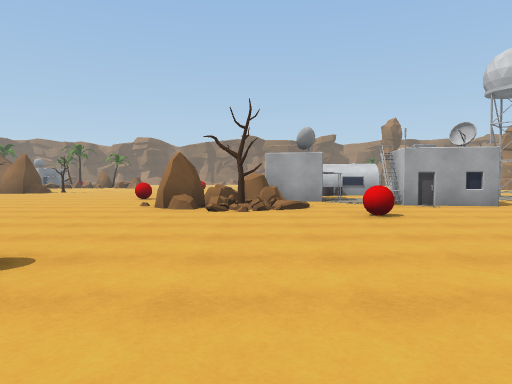
[1] (above)

24 first-person views from a walk through a Unity game level. The camera is 1.2 m above the floor, tilts 2° down and sees 70° across. The floor is counted in squares, 2 m on a side. Each view is taken from the middle of a square. On the plan, view 1 faces up. The plan holds only what a view shows up to about 10 squares ahead; the rest is blank. The place goes on beyond the plan. Some animated figures are not drawn.

[2]
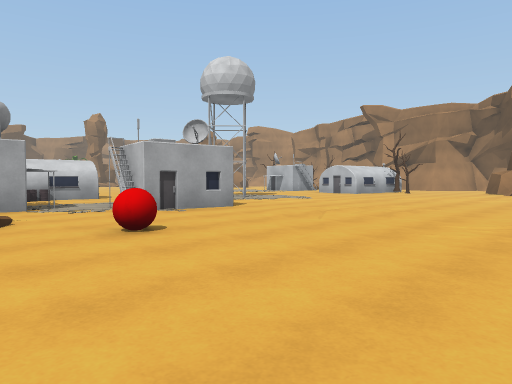

[3]
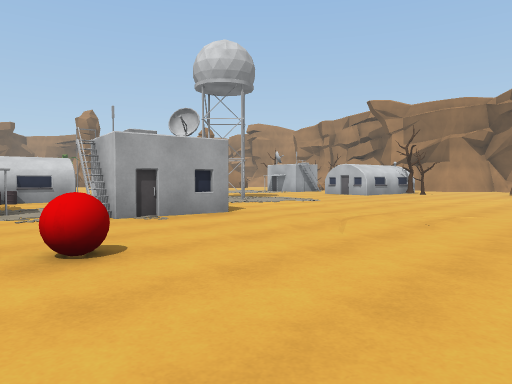

[4]
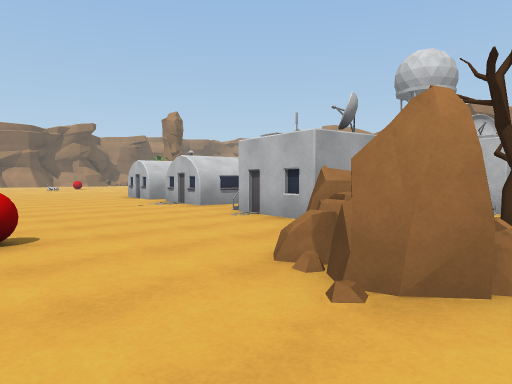

[5]
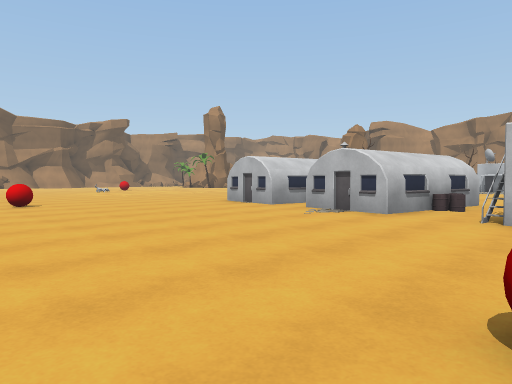

[6]
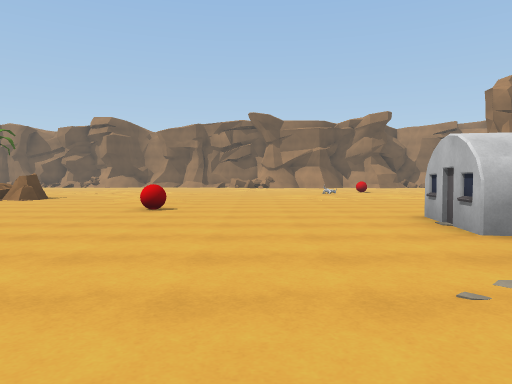

[7]
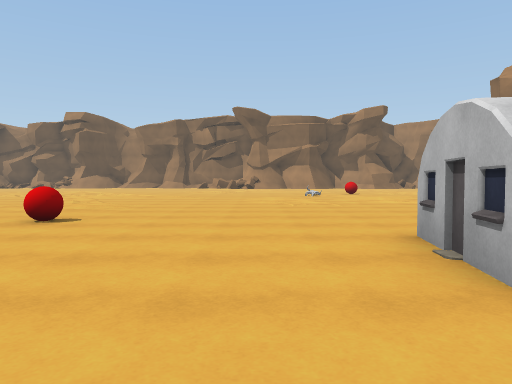

[8]
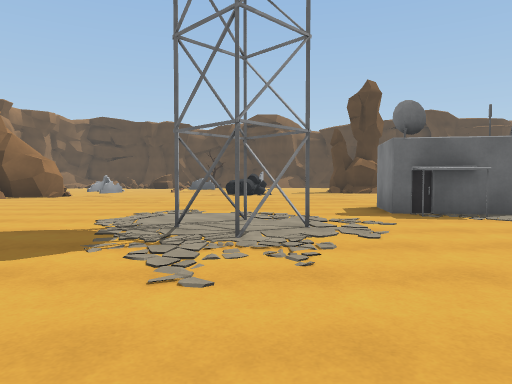

[9]
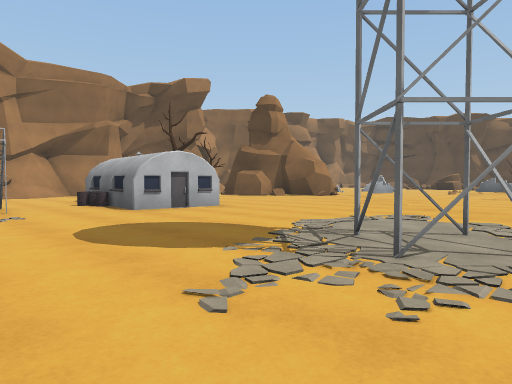

[10]
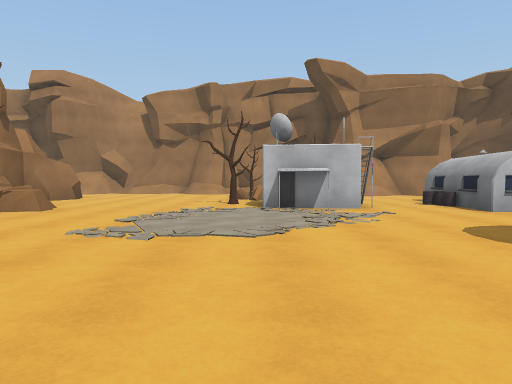

[11]
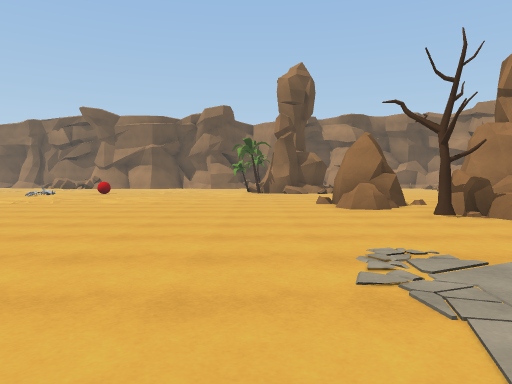

[12]
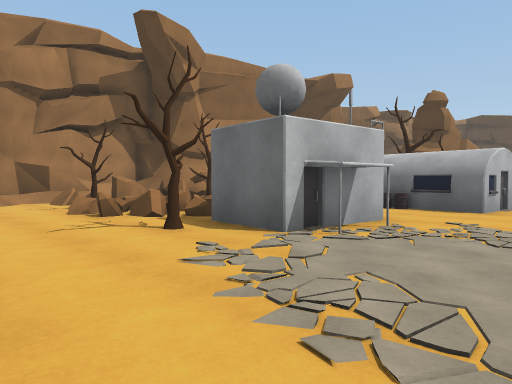

[13]
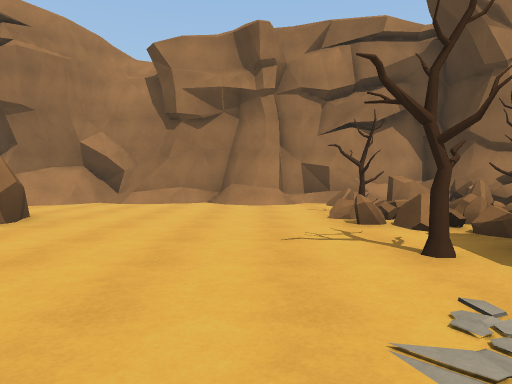

[14]
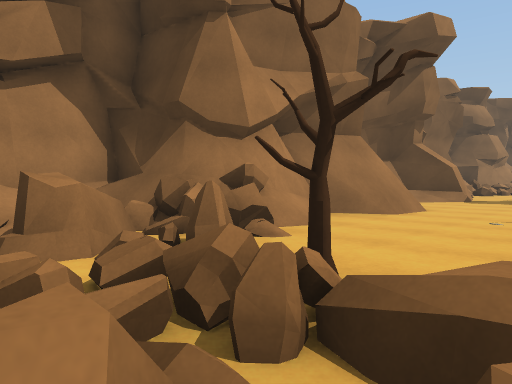

[15]
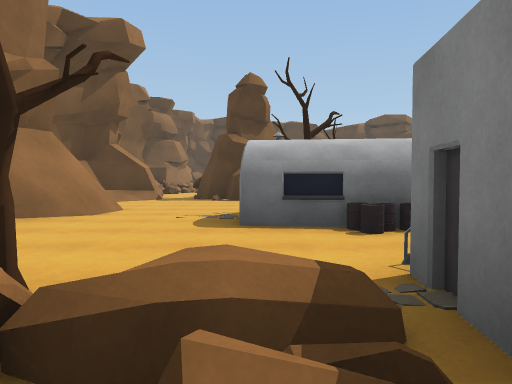

[16]
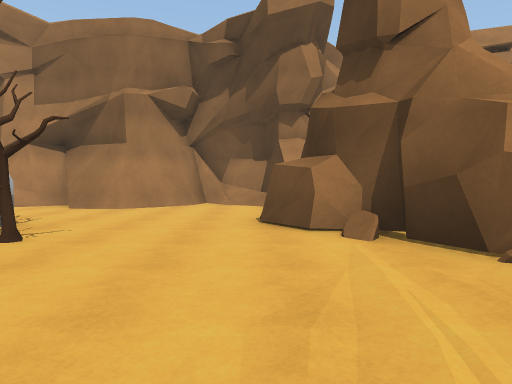

[17]
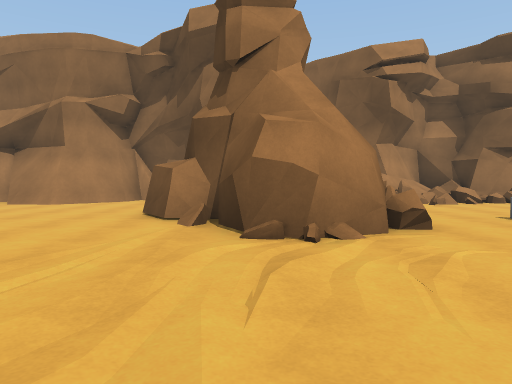

[18]
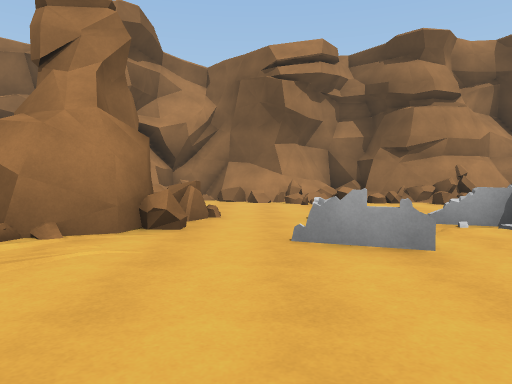

[19]
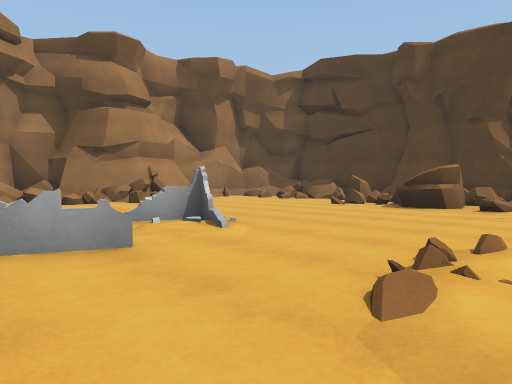

[20]
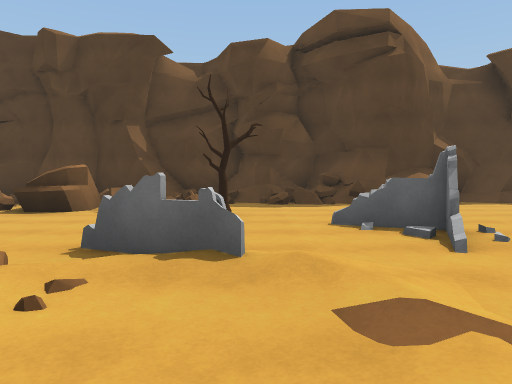

[21]
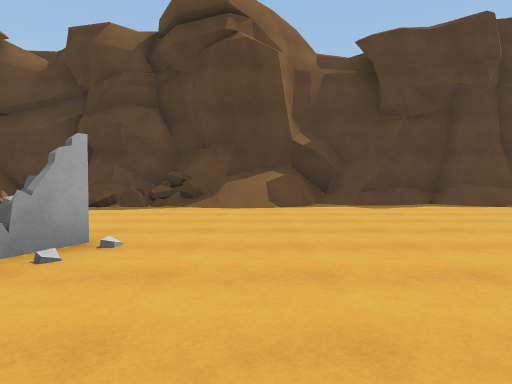

[22]
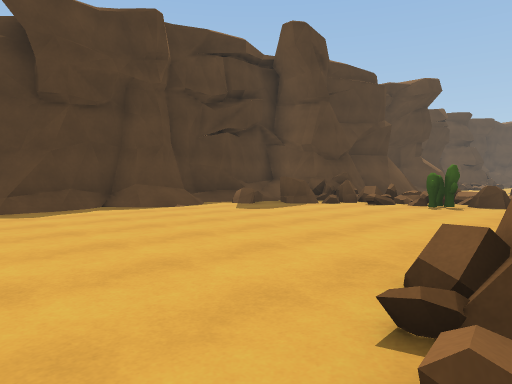

[23]
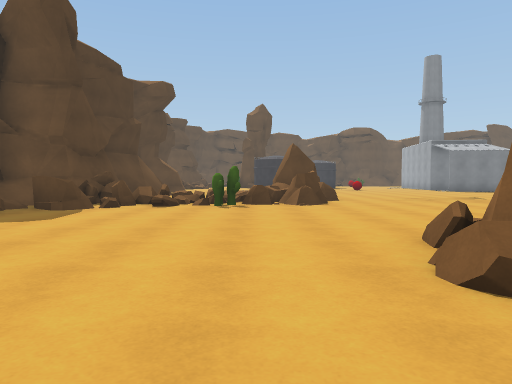

[24]
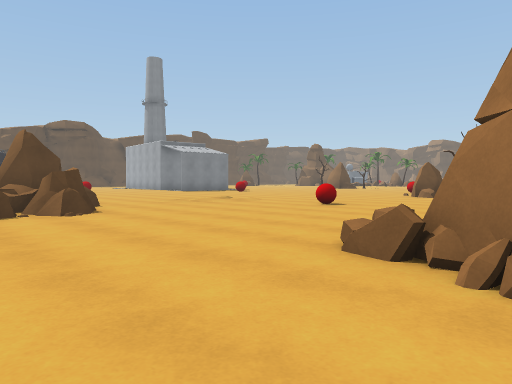

### Floor plan
Key: @ floor where view 1 was taken; # wall or solid block; x gap in a wall; . main floor; : floor 0.25 m higher than the main floor; + floor 0.5 m higher than the main floor; / step, stairs or slope; = window, fence, low wall or low ledge; ^ raised ledge; R rock; B building; T tree; E red ball; C cactus; O other object.
Columns run from 5 left of view 1 to 23 right of it. Each row starts with its distance up from view 1.
 25 ........./.......           #
 24 .................R         ##
 23 ./...............RR.#     //#
 22 ......... .........R^####../#
 21 .........  .......TRR......##
 20 ..E.....   ........R.......##
 19 ........    ................#
 18 .......B     ..............##
 17  ......BB    ...............#
 16  .......    .......B#T.=T.=##
 15  ......B    .......BBBx=#=^/^
 14 ......BBBB .........B#.T.##/#
 13 ........B................=#^^
 12 ......B .....##......B.../#
 11 ..E...BB.....##....BBBB...#
 10 .....RBB.#B........B  B..##
  9 ....RR..BBB.........TT...##
  8 ...RRT....B............../##
  7 .....:..................../#
  6  ......E................../#
  5  ....................## .###
  4   ..................### ^ #
  3   .E...........  ...####=
  2 /........        ....#^...=
  1 /......         ..........=
  0 .....@         //..=..=..#=#
 -1 ....../    .  /../.... ..==#
 -2 O...../## ....////.... ..###
 -3 RR.............=#..... ...#
 -4 RR...........#.. ......  ##
 -5 =CC..........#=. .......  #
 -6 ==+.............T.......  #
 -7  =x............. .#=.=.
 -8 ##^=............ ##= #
 -9 ##==......///==.====#=
-10  # ######/###=#/#######
-11         #########

Positions as (right, up) in squares from view 1, and headings:
1: (0, 0), facing up
2: (0, 2), facing up-right
3: (1, 3), facing up-right
4: (-4, 7), facing up-right
5: (-5, 11), facing up-right
6: (-1, 13), facing up
7: (0, 15), facing up
8: (8, 16), facing down
9: (7, 15), facing down-right
10: (7, 16), facing right
11: (10, 15), facing up
12: (12, 19), facing down-right
13: (13, 18), facing right
14: (17, 16), facing down-right
15: (17, 16), facing down
16: (12, 6), facing right
17: (11, 4), facing right
18: (11, 1), facing right
19: (11, 1), facing down-right
20: (10, 0), facing down
21: (6, -1), facing down
22: (5, -2), facing down-left
23: (5, -4), facing left
24: (3, -5), facing up-left
